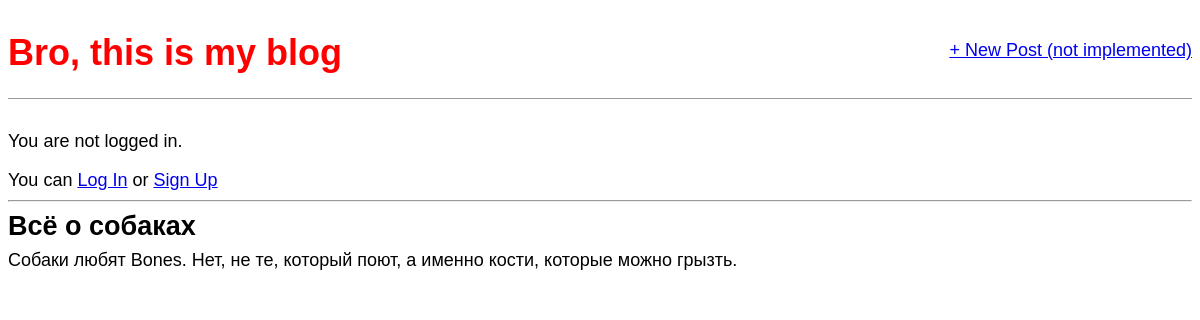
The app's page /post/2/ with its own data.
### AdminUser/apps/blog/models.py (models this page shows, shortened)
class Post(models.Model):
    title = models.CharField(verbose_name='Заголовок', max_length=200)
    author = models.ForeignKey('auth.User', verbose_name='Автор', on_delete=models.CASCADE,)
    body = models.TextField(verbose_name='Содержание')
    class Meta:
        verbose_name = 'Пост'
        verbose_name_plural = 'Посты'

### AdminUser/apps/blog/views.py (the view)
# urls.py: path('post/<int:pk>/', BlogDetailView.as_view(), name='post'),
class BlogDetailView(DetailView):
    model = Post
    template_name = 'main/post.html'

### AdminUser/templates/main/post.html
{% extends 'main/base.html' %}
{% block content %}
  <div class="post-entry">
    <h2>{{ post.title }}</h2>
    <p>{{ post.body }}</p>
  </div>
{% endblock content %}

### AdminUser/static/main/css/base.css (style rules this page uses)
body { font-family: 'Source Sans Pro', sans-serif; font-size: 18px; }
.post-entry { margin-bottom: 2rem; }
.post-entry h2 { margin: 0.5rem 0; }
.post-entry p { margin: 0; font-weight: 400; }

### records on screen
Post: title "Всё о собаках", body "Собаки любят Bones. Нет, не те, который поют, а именно кости, которые можно грызть."
